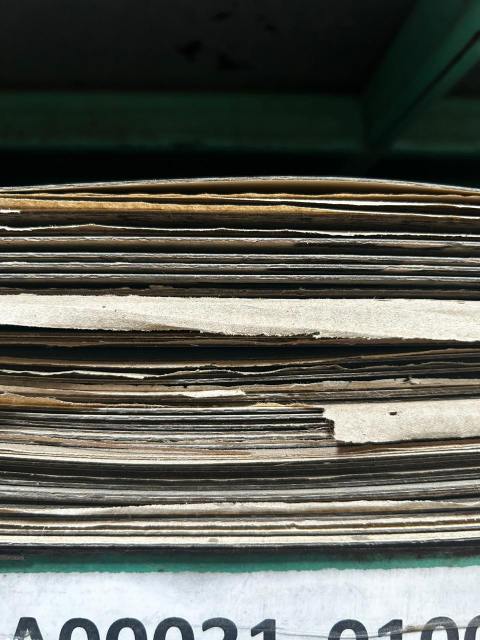
#> input picture images/3.jpeg, 960 x 1280 px, found by its file name (shown at 1/2 size)
$ python 4_LineMidPoint.py.py
#> lines starting #> are read from the running program, lines starting #| are printed output that depends on the picture; after the words box and inside, x2 and y2 are one past the last pixel; in counts of white or black regions, pixels touching at a corner belong together
'''This approach improves sheet counting accuracy by preprocessing the image with rotation, grayscale conversion,
and contrast stretching. It uses Canny edge detection and Hough Line Transform to identify lines and compute their
midpoints. By analyzing the distances between midpoints and removing outliers based on mean squared error, it refines
the count. The final image is visualized with circles at detected midpoints, and the total sheet count is displayed
and printed. This method offers better results than simpler techniques but may still have room for improvement. This
approach works only for Horizontal sheets.'''

import cv2
import numpy as np
from matplotlib import pyplot as plt
import sympy as sp

# Define SymPy variables
x, b = sp.symbols('x b')

def rotate_image(image, angle):
    """ Rotate the image by the specified angle. """
    (h, w) = image.shape[:2]
    center = (w // 2, h // 2)

    # Compute the rotation matrix
    M = cv2.getRotationMatrix2D(center, angle, 1.0)

    # Perform the rotation
    rotated = cv2.warpAffine(image, M, (w, h), flags=cv2.INTER_CUBIC)

    return rotated

def contrast_stretching(img, low_in, high_in, low_out, high_out):
    """ Apply contrast stretching to an image. """
    img = np.float32(img)
    stretched = np.clip((img - low_in) * ((high_out - low_out) / (high_in - low_in)) + low_out, 0, 255)
    return np.uint8(stretched)

# Read the input image
img0 = cv2.imread('images/3.jpeg')
#> img0 is the input picture: shape (1280, 960, 3); mean B, G, R 85, 93, 91.2

# Rotate the image by 90 degrees
img0 = rotate_image(img0, 90)

# Convert the image to grayscale
gray = cv2.cvtColor(img0, cv2.COLOR_BGR2GRAY)
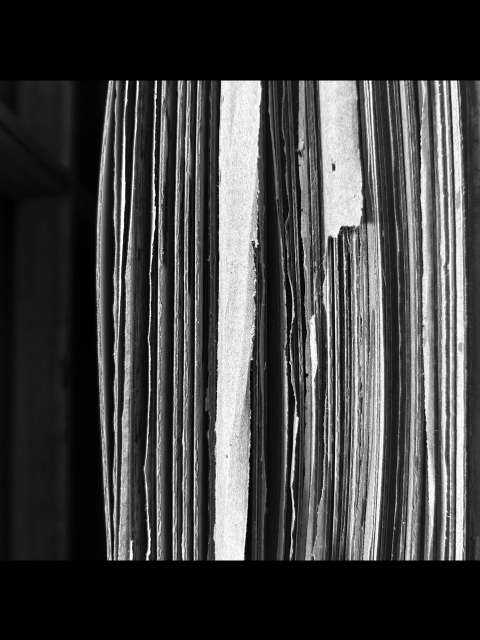
#> gray: shape (1280, 960) (shown at 1/2 size); min 0, max 255, mean 65.1

# Apply contrast stretching
low_in, high_in = np.min(gray), np.max(gray)  # Input range
#> low_in = 0; high_in = 255
low_out, high_out = 0, 255  # Output range
gray = contrast_stretching(gray, low_in, high_in, low_out, high_out)

# Apply Gaussian blur multiple times to reduce noise
for _ in range(5):
    gray = cv2.GaussianBlur(gray, (3, 3), 0)
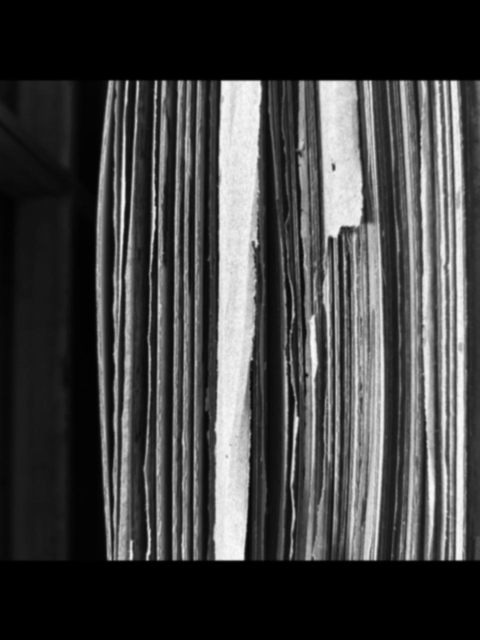
#> gray: shape (1280, 960) (shown at 1/2 size); min 0, max 250, mean 65.2

# Apply Canny edge detection
gray = cv2.Canny(gray, 100, 200)
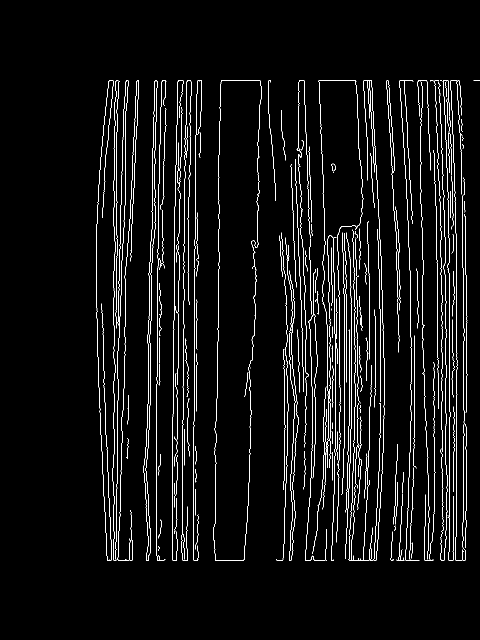
#> gray: shape (1280, 960) (shown at 1/2 size); 3.9% white in thin lines or dots, all inside (x1, y1, x2, y2) = (192, 160, 960, 1122)

# Display the processed image
plt.imshow(gray, cmap='gray')
plt.title('Processed Image')
plt.show()

# Create an empty image to draw lines on
img = np.zeros(gray.shape)

# Use Hough Line Transform to detect lines
lines = cv2.HoughLinesP(gray.copy(), 1, np.pi/180, 100, minLineLength=150, maxLineGap=25)
#> lines = 90 rows, first 6: [899, 1050, 899, 577], [566, 1119, 576, 818], [907, 1086, 907, 791], [913, 915, 913, 570], [926, 1044, 926, 891], [430, 1002, 435, 683]
mid_xs = []

# Loop through the detected lines
for x1, y1, x2, y2 in lines.reshape(-1, 4):
    if x2 == x1:
        # Skip vertical lines
        continue

    slope = (y2 - y1) / (x2 - x1)  # Calculate the slope
    intercept = sp.Symbol('b')  # Define the intercept symbol
    eq = sp.Eq(slope * x1 + intercept, y1)  # Equation for y-intercept
    intercept_solution = sp.solve(eq, intercept)

    if not intercept_solution:
        # If no intercept is found, skip this line
        print(f"Skipping line: vertical or no intercept found.")
        continue

    intercept_value = intercept_solution[0]
    mid_x_eq = slope * x + intercept_value - 600  # Define the equation for midpoint
    mid_x_solution = sp.solve(mid_x_eq, x)

    if not mid_x_solution:
        print(f"No midpoint found for line ({x1}, {y1}) to ({x2}, {y2})")
        continue

    mid_x = float(mid_x_solution[0])
    mid_xs.append(mid_x)
    cv2.line(img, (x1, y1), (x2, y2), (255, 255, 255), 2)  # Draw the line on the image
#> this loop made 90 passes
#> (x1, y1, x2, y2, slope, mid_x) on passes 2, 6, 7, 8, 10, 11, 12, 14, 16, 19, 20, 21: (566, 1119, 576, 818, -30.1, 583.2), (430, 1002, 435, 683, -63.8, 436.3), (231, 1117, 234, 945, -57.33, 240), (352, 329, 355, 162, -55.67, 347.1), (236, 1119, 244, 865, -31.75, 252.3), (921, 272, 925, 511, 59.75, 926.5), (743, 162, 764, 581, 19.95, 765), (608, 162, 620, 522, 30, 622.6), (239, 491, 246, 267, -32, 235.6), (902, 181, 912, 472, 29.1, 916.4), (640, 208, 650, 489, 28.1, 654), (738, 162, 748, 341, 17.9, 762.5)
#> (x1, y1, x2, y2) on passes 1, 3, 4, 5, 9, 13: (899, 1050, 899, 577), (907, 1086, 907, 791), (913, 915, 913, 570), (926, 1044, 926, 891), (437, 626, 437, 310), (250, 410, 250, 236)
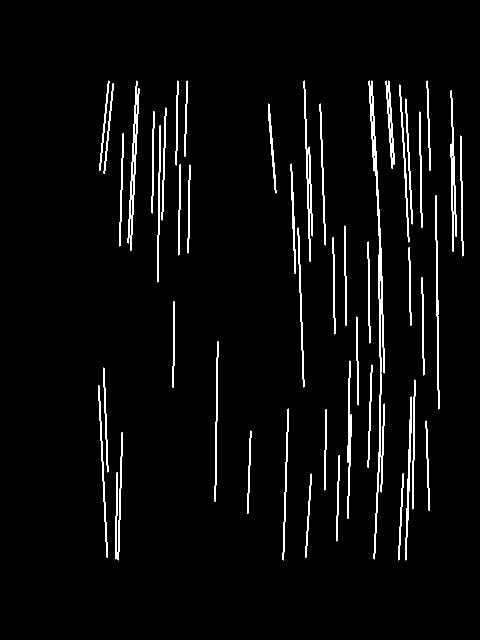
#> img: shape (1280, 960) float64 (shown at 1/2 size); 3.3% white; 54 white regions, largest, box (x1, y1, x2, y2) and area: (742, 161, 770, 1119) 3775, (870, 390, 879, 819) 1316, (694, 721, 704, 1038) 1237
#> after the loop, mid_xs = 65 values, max 926.5 at index 5, min 172.7 at index 61, mean 619.5

# Sort the midpoint x-coordinates
mid_xs = np.sort(np.array(mid_xs))
#> mid_xs = 65 values from 172.7 to 926.5

# Calculate the distances between consecutive midpoints
distances = mid_xs[1:] - mid_xs[:-1]
#> distances = 64 values, max 74.28 at index 17, min 0.233 at index 22, mean 11.78
median = np.median(distances)
#> median = 7.44

# Function to calculate mean squared error
def calc_mean_sq_error(arr):
    if len(arr) < 2:
        return float('inf')  # Return a large number if not enough elements
    distances = arr[1:] - arr[:-1]
    return np.mean((distances - median) ** 2)

# Function to decide which points to remove based on mean squared error
def decide_what_to_remove(indices):
    to_delete = []
    for i in indices:
        if i-1 < 0 or i+2 >= len(mid_xs):
            continue  # Skip if indices are out of bounds

        arr = mid_xs[i - 1:i + 3]
        if len(arr) < 3:
            continue  # Skip if not enough elements to remove

        mse1 = calc_mean_sq_error(np.delete(arr, 1))
        mse2 = calc_mean_sq_error(np.delete(arr, 2))
        to_delete.append(i if mse1 < mse2 else i + 1)

    return to_delete

# Find problematic distances and determine which points to delete
problematic_distances = np.where(np.abs(distances - median) > 15)[0]
#> problematic_distances = [3, 8, 11, 16, 17, 18, 35, 45, 58, 61]
to_delete = decide_what_to_remove(problematic_distances)
#> the loop in decide_what_to_remove, `for i in indices:` made 10 passes
#> (i, arr, mse1, mse2) on passes 1 to 10: (3, [188.5, 201.7, 235.6, 240], 789.9, 492.2), (8, [252.3, 256, 301.4, 314.4], 881.5, 1303.6), (11, [314.4, 318.9, 347.1, 348], 341.1, 238.6), (16, [359.4, 374.4, 436.3, 510.6], 4646.9, 8320.1), (17, [374.4, 436.3, 510.6, 569.1], 9593.6, 9336.3), (18, [436.3, 510.6, 569.1, 569.7], 7874.6, 3569.3), (35, [709.7, 712.4, 737.7, 747.5], 213.8, 392.4), (45, [773.4, 775.1, 802.2, 806], 234.3, 291.5), (58, [844.7, 845.5, 868.8, 874.1], 140.6, 244.2), (61, [874.1, 874.5, 907.8, 916.4], 347.2, 617.8)
#> after the loop in decide_what_to_remove, `for i in indices:`: to_delete = [4, 8, 12, 16, 18, 19, 35, 45, 58, 61]
#> to_delete = [4, 8, 12, 16, 18, 19, 35, 45, 58, 61]
mid_xs = np.delete(mid_xs, to_delete, axis=0)
#> mid_xs = 55 values from 172.7 to 926.5

# Read the original image again to draw the final results
img = cv2.imread('images/1.jpeg')
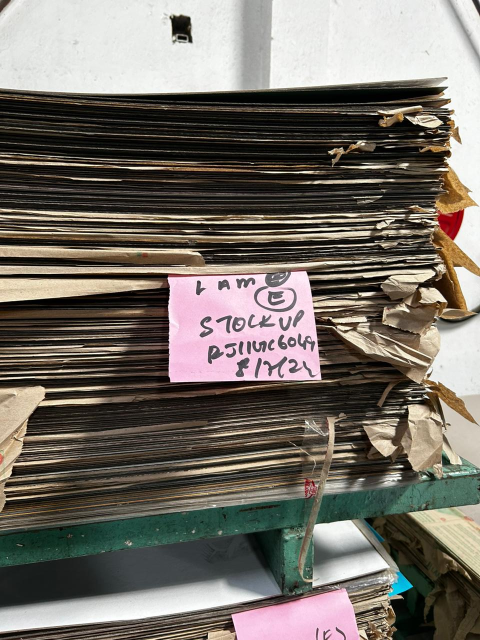
#> input picture images/1.jpeg, 960 x 1280 px, found by its file name (shown at 1/2 size)
#> img is the input picture: shape (1280, 960, 3); mean B, G, R 103, 110.9, 116.9

# Rotate the image back to its original orientation if needed
img = rotate_image(img, -90)  # Rotate back by -90 degrees
#> call 2 of rotate_image, with angle = -90
#> in rotate_image (call 2), `M = cv2.getRotationMatrix2D(center, angle, 1.0)`: M = [[6.12e-17, -1, 1120], [1, 6.12e-17, 160]]
#> in rotate_image (call 2), `rotated = cv2.warpAffine(image, M, (w, h), flags=cv2.INTER_CUBIC)`:
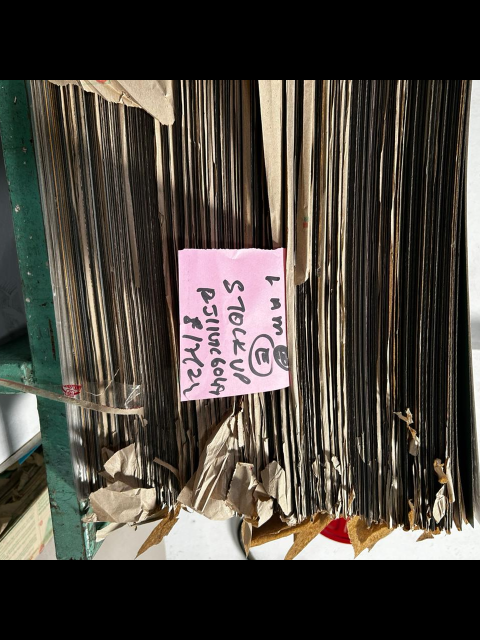
#> rotated: shape (1280, 960, 3) (shown at 1/2 size); mean B, G, R 61.2, 68.5, 74

# Draw circles on the final midpoint x-coordinates
for x in mid_xs:
    cv2.circle(img, (int(x), 600), 5, (0, 255, 0), 2)
#> this loop made 55 passes
#> x on passes 1 to 12: 172.7, 182.5, 188.5, 201.7, 240, 249.9, 252.3, 301.4, 314.4, 318.9, 348, 355.5
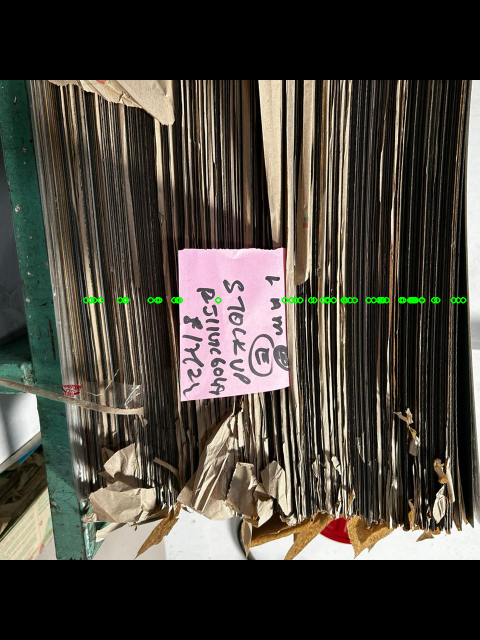
#> img: shape (1280, 960, 3) (shown at 1/2 size); 0.29% of pixels changed, all inside (x1, y1, x2, y2) = (166, 594, 933, 607)

# Display the final image with detected midpoints
plt.imshow(img, cmap='gray')
plt.title(f"Total Sheets: {len(mid_xs)}")
plt.show()

# Print the total number of sheets
print(f"Total number of sheets: {len(mid_xs)}")
#| Total number of sheets: 55
